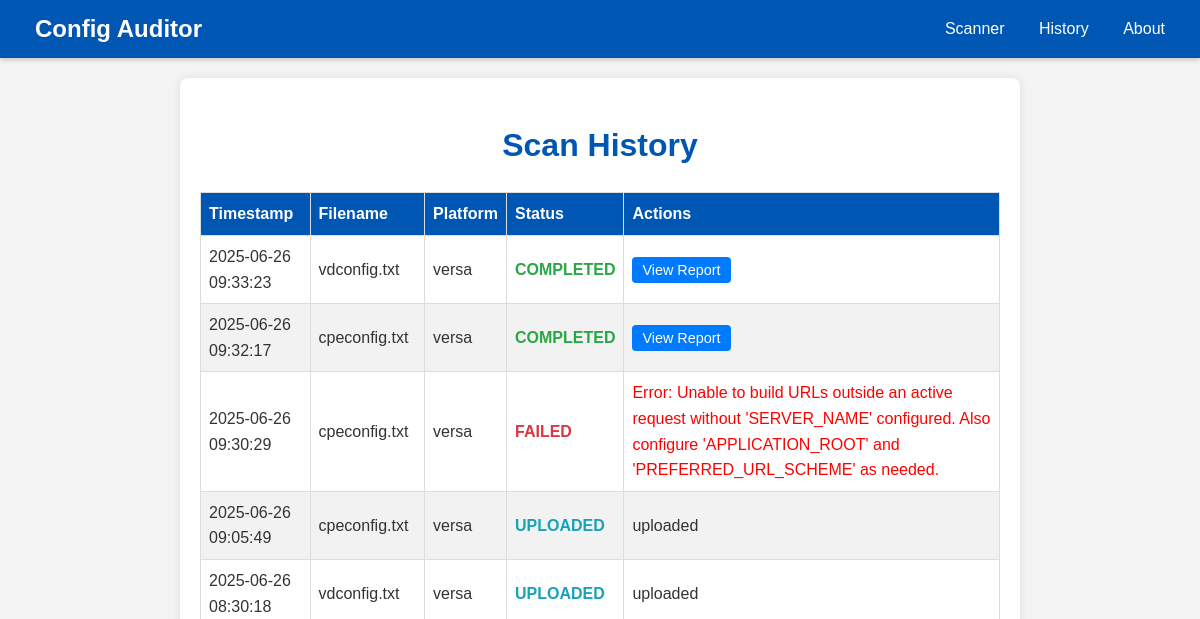
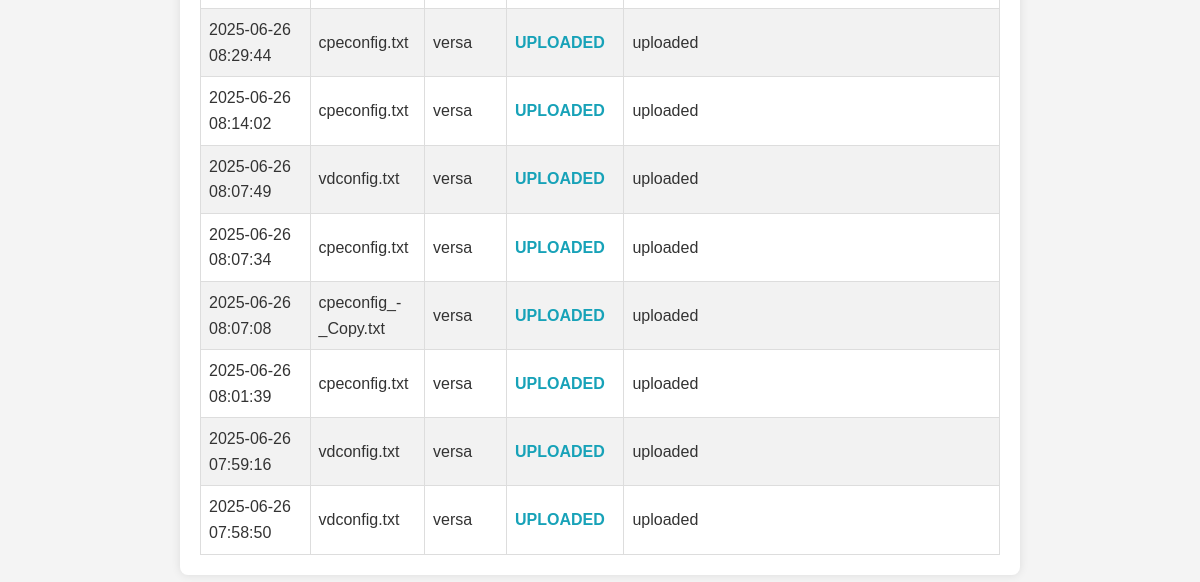
Before: /history with the older database file (2 pictures, top to bottom).
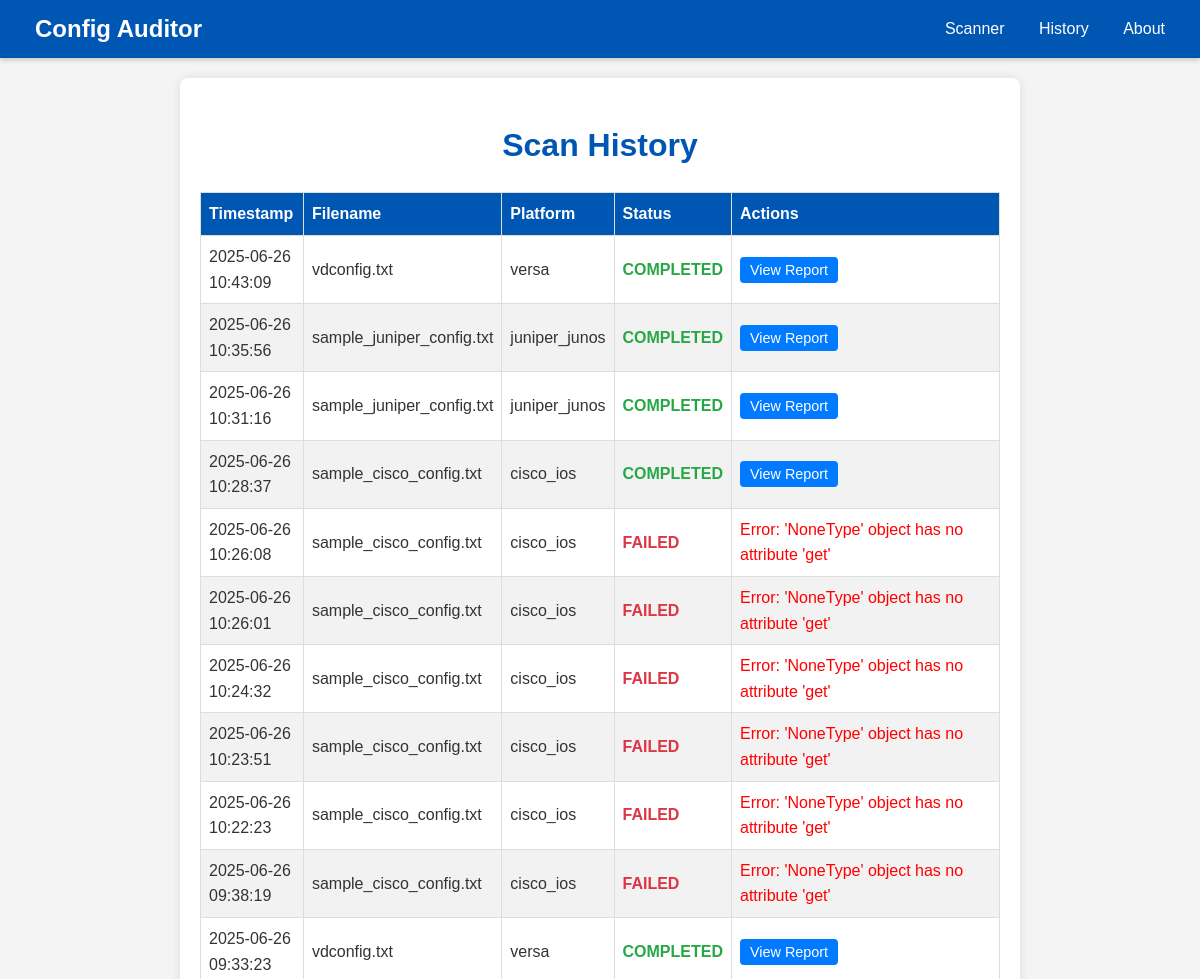
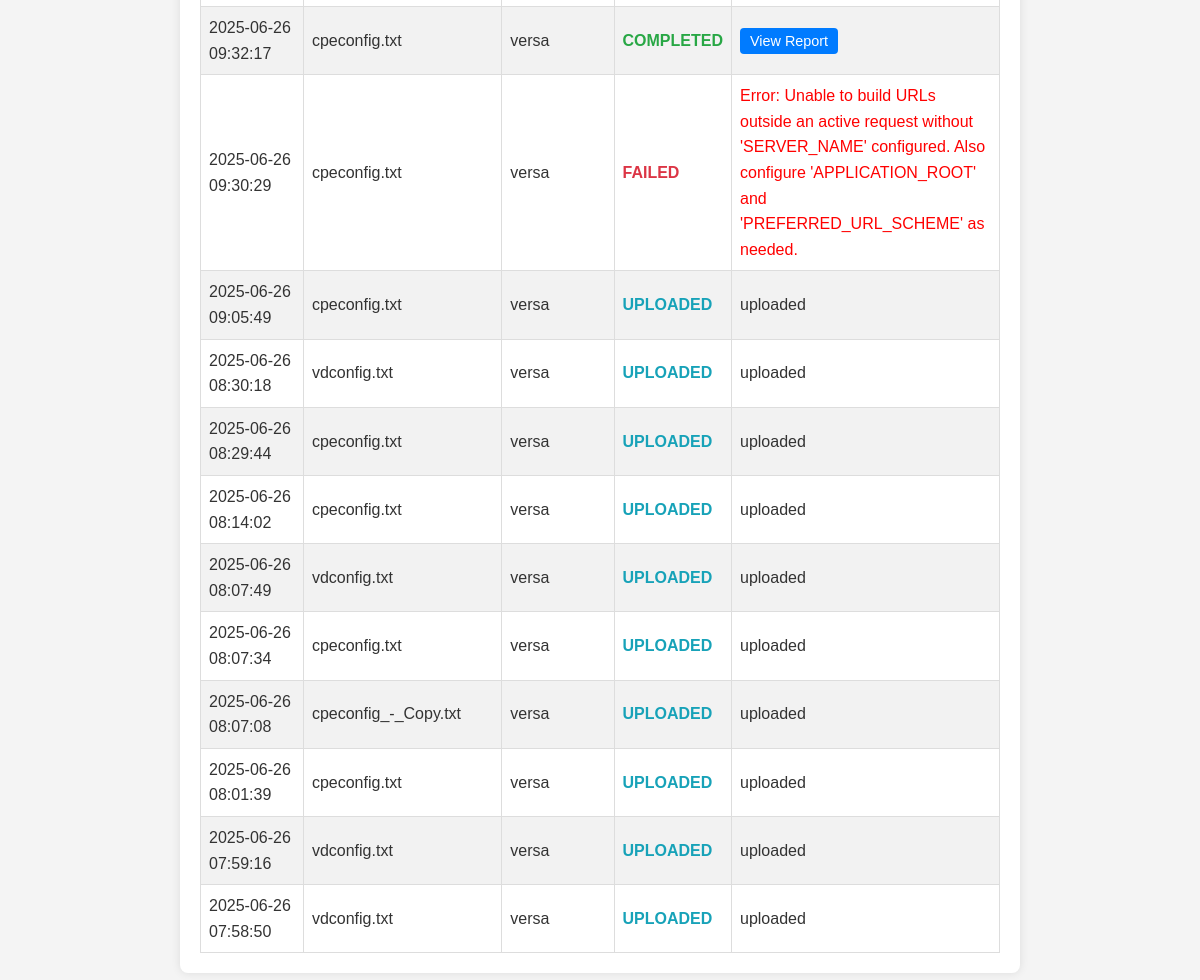
After: the same page with the newer database file (2 pictures, top to bottom).
### tables this page shows
CREATE TABLE scans (
            id TEXT PRIMARY KEY,
            filename TEXT NOT NULL,
            platform TEXT NOT NULL,
            status TEXT NOT NULL,
            report_name TEXT,
            error TEXT,
            timestamp DATETIME DEFAULT CURRENT_TIMESTAMP
        );

### app.py (the view)
@app.route('/history')
def history():
    scans = get_all_scans()
    return render_template('history.html', scans=scans)

### database.py (called while the page is built)
def get_db_connection():
    db_path = os.path.join(app.root_path, DATABASE_FILE)
    conn = sqlite3.connect(db_path)
    conn.row_factory = sqlite3.Row # This allows accessing columns by name
    return conn

def get_all_scans():
    conn = get_db_connection()
    cursor = conn.cursor()
    cursor.execute('SELECT * FROM scans ORDER BY timestamp DESC')
    scans = cursor.fetchall()
    conn.close()
    return [dict(row) for row in scans] # Convert rows to dictionaries

### templates/history.html (shortened to what this page needs)
{% extends "base.html" %}
{% block content %}
    <h1>Scan History</h1>
    {% if scans %}
        <table class="history-table">
            <thead>
                <tr>
                    <th>Timestamp</th>
                    <th>Filename</th>
                    <th>Platform</th>
                    <th>Status</th>
                    <th>Actions</th>
                </tr>
            </thead>
            <tbody>
                {% for scan in scans %}
                <tr>
                    <td>{{ scan.timestamp }}</td>
                    <td>{{ scan.filename }}</td>
                    <td>{{ scan.platform }}</td>
                    <td class="status-{{ scan.status.lower() }}">{{ scan.status.upper() }}</td>
                    <td>
                        {% if scan.status == 'completed' and scan.report_name %}
                            <a href="/reports/{{ scan.report_name }}" class="view-report-link">View Report</a>
                        {% elif scan.status == 'failed' and scan.error %}
                            <span style="color: red;">Error: {{ scan.error }}</span>
                        {% else %}
                            <span>{{ scan.status }}</span>
                        {% endif %}
                    </td>
                </tr>
                {% endfor %}
            </tbody>
        </table>
    {% else %}
        <div class="no-scans">
            <p>No scan history available yet. Upload a configuration file to get started!</p>
        </div>
    {% endif %}
{% endblock %}

### templates/base.html (shortened to what this page needs)
<!DOCTYPE html>
<html lang="en">
<head>
</head>
<body>
    <div class="navbar">
        <div class="logo"><a href="{{ url_for('index') }}">Config Auditor</a></div>
        <div>
            <a href="{{ url_for('index') }}">Scanner</a>
            <a href="{{ url_for('history') }}">History</a>
            <a href="{{ url_for('about') }}">About</a>
        </div>
    </div>
    <div class="container">
        {% block content %}{% endblock %}
    </div>
</body>
</html>

### templates/base.html (style rules this page uses)
body { font-family: Arial, sans-serif; line-height: 1.6; margin: 0; background-color: #f4f4f4; color: #333; }
.navbar { background-color: #0056b3; padding: 10px 20px; color: white; display: flex; justify-content: space-between; align-items: center; box-shadow: 0 2px 5px rgba(0,0,0,0.2); }
.navbar a { color: white; text-decoration: none; padding: 8px 15px; border-radius: 4px; transition: background-color 0.3s ease; }
.navbar .logo { font-size: 1.5em; font-weight: bold; }
.container { max-width: 800px; margin: 20px auto; background: #fff; padding: 20px; border-radius: 8px; box-shadow: 0 0 10px rgba(0,0,0,0.1); }

### templates/history.html (style rules this page uses)
h1 { color: #0056b3; text-align: center; }
.history-table { width: 100%; border-collapse: collapse; margin-top: 20px; }
.history-table th, .history-table td { border: 1px solid #ddd; padding: 8px; text-align: left; }
.history-table th { background-color: #0056b3; color: white; }
.history-table tr:nth-child(even) { background-color: #f2f2f2; }
.status-completed { color: #28a745; font-weight: bold; }
.status-failed { color: #dc3545; font-weight: bold; }
.status-uploaded { color: #17a2b8; font-weight: bold; }
.view-report-link { background-color: #007bff; color: white; padding: 5px 10px; text-decoration: none; border-radius: 4px; font-size: 0.9em; }

Changed rows visible on the page:
added scans: timestamp "2025-06-26 10:43:09", filename "vdconfig.txt", platform "versa", status "COMPLETED"
added scans: timestamp "2025-06-26 10:35:56", filename "sample_juniper_config.txt", platform "juniper_junos", status "COMPLETED"
added scans: timestamp "2025-06-26 10:31:16", filename "sample_juniper_config.txt", platform "juniper_junos", status "COMPLETED"
added scans: timestamp "2025-06-26 10:28:37", filename "sample_cisco_config.txt", platform "cisco_ios", status "COMPLETED"
added scans: timestamp "2025-06-26 10:26:08", filename "sample_cisco_config.txt", platform "cisco_ios", status "FAILED", error "'NoneType' object has no attribute 'get'"
added scans: timestamp "2025-06-26 10:26:01", filename "sample_cisco_config.txt", platform "cisco_ios", status "FAILED", error "'NoneType' object has no attribute 'get'"
added scans: timestamp "2025-06-26 10:24:32", filename "sample_cisco_config.txt", platform "cisco_ios", status "FAILED", error "'NoneType' object has no attribute 'get'"
added scans: timestamp "2025-06-26 10:23:51", filename "sample_cisco_config.txt", platform "cisco_ios", status "FAILED", error "'NoneType' object has no attribute 'get'"
added scans: timestamp "2025-06-26 10:22:23", filename "sample_cisco_config.txt", platform "cisco_ios", status "FAILED", error "'NoneType' object has no attribute 'get'"
added scans: timestamp "2025-06-26 09:38:19", filename "sample_cisco_config.txt", platform "cisco_ios", status "FAILED", error "'NoneType' object has no attribute 'get'"
